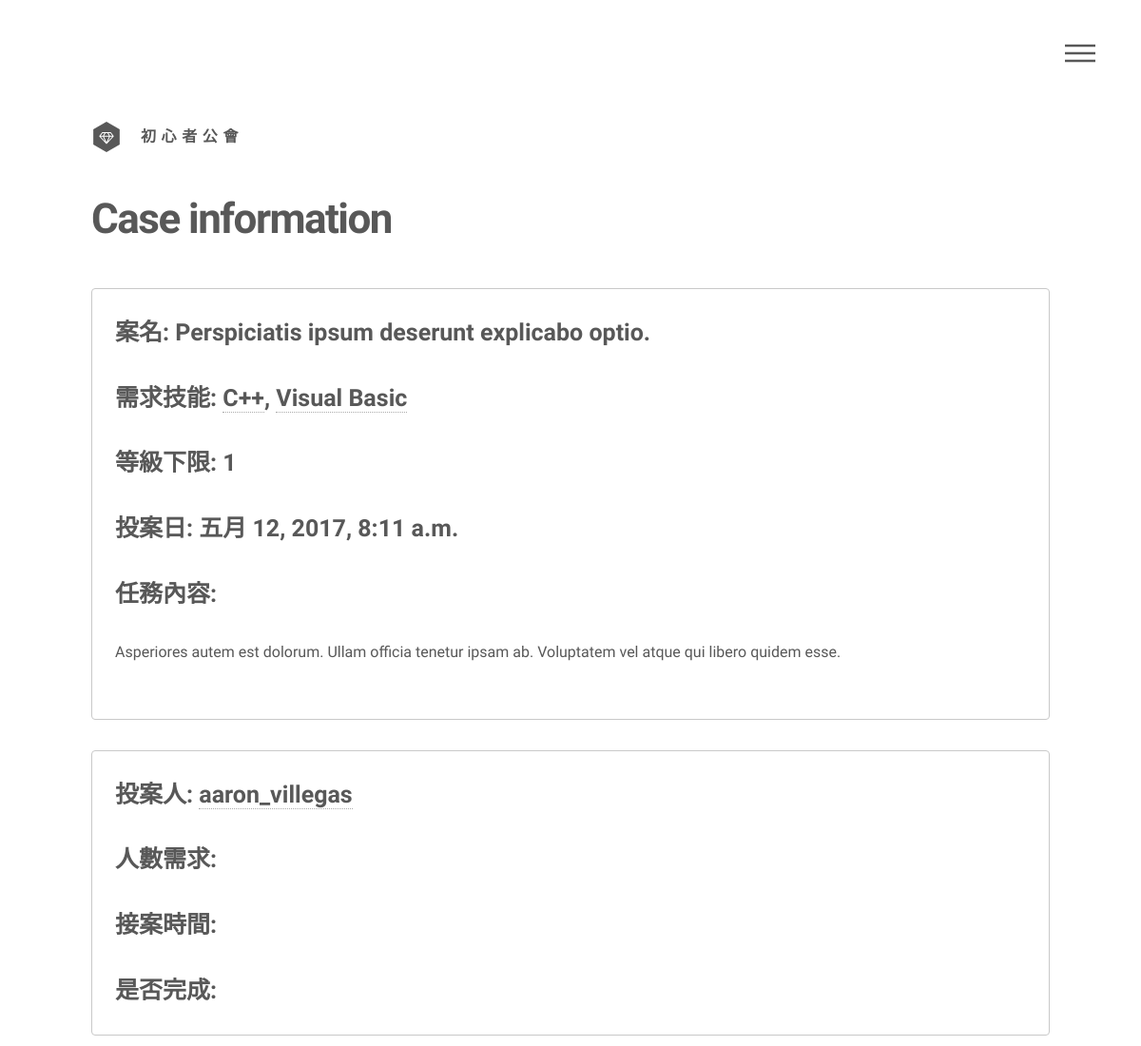
The page /missionboard/details/3 (upper part) on the database as committed earlier.
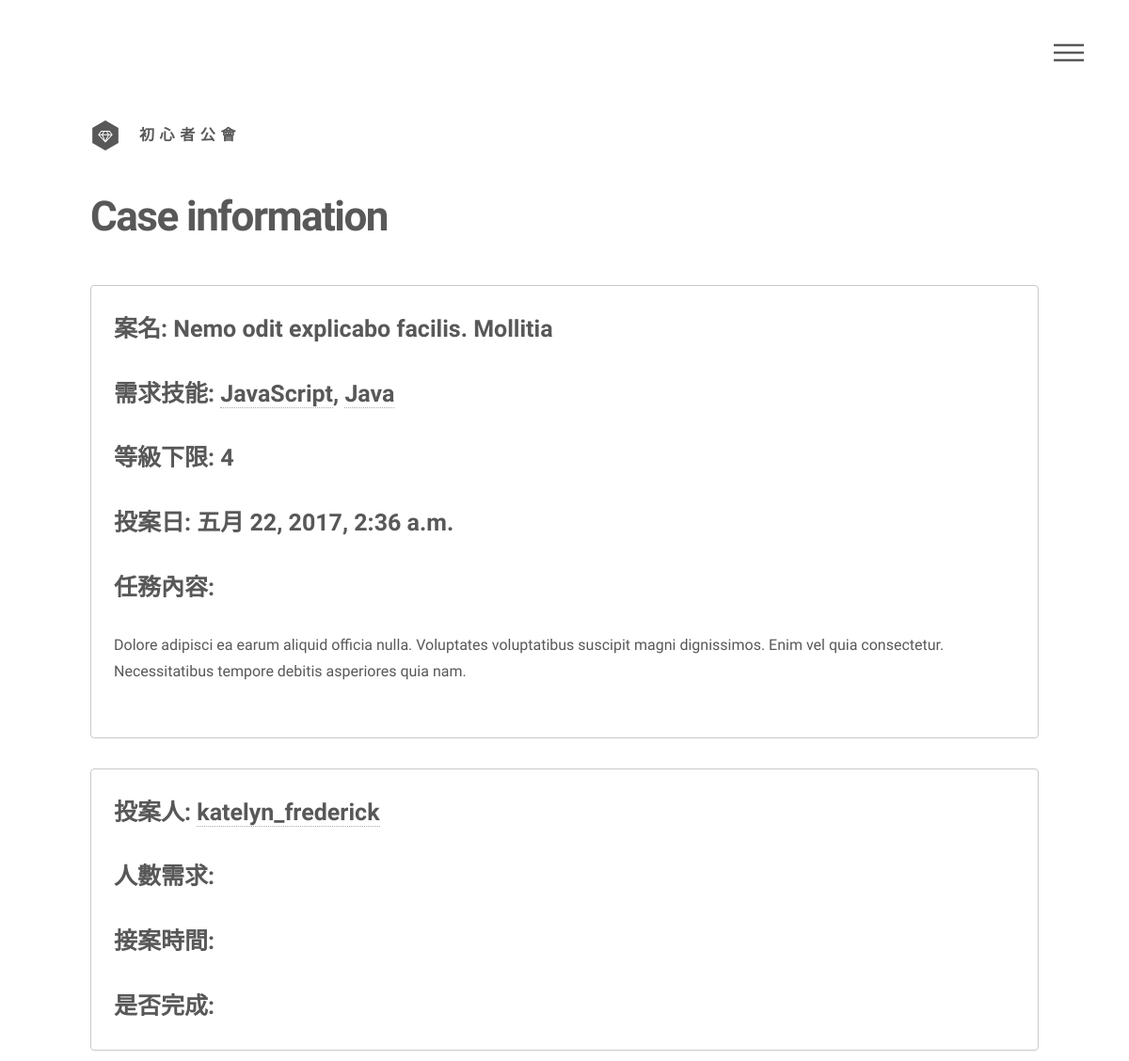
The same page on the database as committed later.
### missionboard/models.py (models this page shows, shortened)
class Mission(models.Model):
    name = models.CharField(max_length=100)
    required_skills = models.ManyToManyField(Skill, related_name='required_skills')
    required_level = models.IntegerField()
    posted_by = models.ForeignKey(User, on_delete=models.CASCADE)
    posted_on = models.DateTimeField()
    status = models.CharField(max_length=20)
    application_deadline = models.DateTimeField()
    working_deadline = models.DateTimeField()
    description = models.TextField()
    applied_by = models.ManyToManyField(User, related_name='applied_by')
    objects = MissionManager()

class Skill(models.Model):
    name = models.CharField(max_length=50)
    description = models.CharField(max_length=100)
    objects = SkillManager()

### missionboard/views/eason.py (the view)
# urls.py: url(r'^details/(?P<mission_id>\d+)', eason.details, name='missionboard_details'),
def details(request, mission_id):
    mission = Mission.objects.get(id=mission_id)
    context = {
        'user': get_user(request.user),
        'mission': mission
    }
    return render(request, 'CaseView.html', context)

### missionboard/views/auth.py (called while the page is built)
def get_user(user):
    if user.is_authenticated():
        return user
    else:
        return None

### missionboard/templates/CaseView.html (shortened to what this page needs)
{% extends "layout/base.html" %}
{% load static %}
{% block HeaderScript %}
<link rel="stylesheet" href="{% static "assets/css/CaseBox.css" %}" />
<link rel="stylesheet" href="{% static "assets/css/jquery.dataTables.min.css" %}" />
<link rel="stylesheet" href="{% static "assets/css/select.dataTables.min.css" %}" />
<link rel="stylesheet" href="{% static "assets/css/buttons.dataTables.min.css" %}" />
{% endblock %}
{% block content %}
<div id="main">
	<div class="inner">
		<h1>Case information</h1>
		<div class="casebox box">
			<label>案名: {{ mission.name }}</label>
			<label>需求技能:
			{% for s in mission.required_skills.all  %}
				{% if not forloop.last %}
				<a href="{% url 'missionboard_category' s.id %}">{{s.name}}</a>,
				{% else %}
				<a href="{% url 'missionboard_category' s.id %}">{{s.name}}</a>
				{% endif %}
			{% endfor %}
			</label>
			<label>等級下限: {{ mission.required_level }}</label>
			<label>投案日: {{ mission.posted_on}} </label>
			<label>任務內容:</label><p>{{ mission.description }}<p>
		</div>
		<div class="casebox box">
			<label>投案人: <a href="{% url 'userena_profile_detail' mission.posted_by.username %}">{{mission.posted_by.username}}</a> </label>
			<label>人數需求:</label>
			<label>接案時間:</label>
			<label>是否完成:</label>
		</div>
	</div>
</div>
{% endblock %}

Rows that differ between the two databases and show on the page:
no longer on this page (row unchanged): Skill: name "C++"
no longer on this page (row unchanged): Skill: name "Visual Basic"
changed Mission: name "Perspiciatis ipsum deserunt explicabo optio." → "Nemo odit explicabo facilis. Mollitia"; required_level "1" → "4"; posted_on "五月 12, 2017, 8:11 a.m." → "五月 22, 2017, 2:36 a.m."; description "Asperiores autem est dolorum. Ullam officia tenetur ipsam ab. Voluptatem vel atque qui libero quidem esse." → "Dolore adipisci ea earum aliquid officia nulla. Voluptates voluptatibus suscipit magni dignissimos. Enim vel quia consectetur. Necessitatibus tempore debitis asperiores quia nam."; posted_by.username "aaron_villegas" → "katelyn_frederick"
now on this page (row unchanged): Skill: name "JavaScript"
now on this page (row unchanged): Skill: name "Java"
